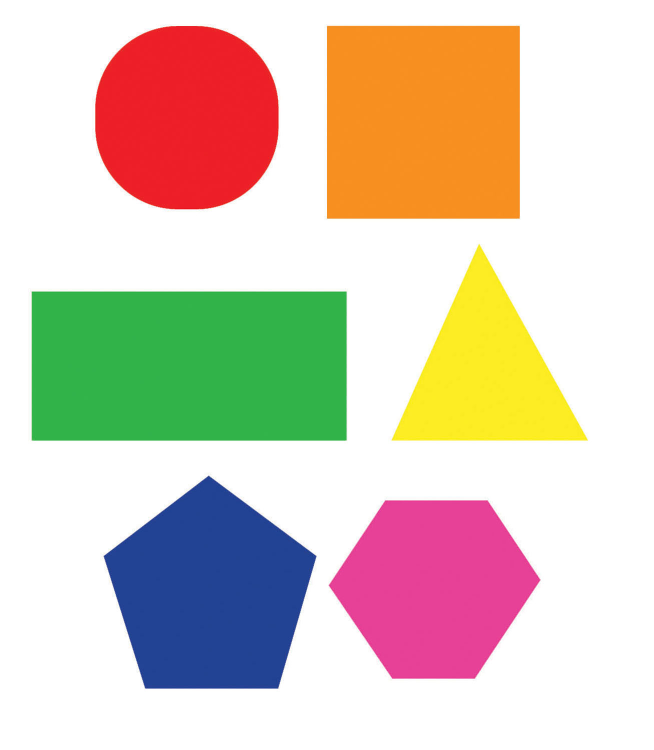
#> input picture pruebas/imgs/shapes3.jpg, 1308 x 1500 px (shown at 1/2 size)
$ python shape_d.py
#> lines starting #> are read from the running program, lines starting #| are printed output that depends on the picture; after the words box and inside, x2 and y2 are one past the last pixel; in counts of white or black regions, pixels touching at a corner belong together
import cv2
import numpy as np

def stackImages(scale,imgArray):
    rows = len(imgArray)
    cols = len(imgArray[0])
    rowsAvailable = isinstance(imgArray[0], list)
    width = imgArray[0][0].shape[1]
    height = imgArray[0][0].shape[0]
    if rowsAvailable:
        for x in range ( 0, rows):
            for y in range(0, cols):
                if imgArray[x][y].shape[:2] == imgArray[0][0].shape [:2]:
                    imgArray[x][y] = cv2.resize(imgArray[x][y], (0, 0), None, scale, scale)
                else:
                    imgArray[x][y] = cv2.resize(imgArray[x][y], (imgArray[0][0].shape[1], imgArray[0][0].shape[0]), None, scale, scale)
                if len(imgArray[x][y].shape) == 2: imgArray[x][y]= cv2.cvtColor( imgArray[x][y], cv2.COLOR_GRAY2BGR)
        imageBlank = np.zeros((height, width, 3), np.uint8)
        hor = [imageBlank]*rows
        hor_con = [imageBlank]*rows
        for x in range(0, rows):
            hor[x] = np.hstack(imgArray[x])
        ver = np.vstack(hor)
    else:
        for x in range(0, rows):
            if imgArray[x].shape[:2] == imgArray[0].shape[:2]:
                imgArray[x] = cv2.resize(imgArray[x], (0, 0), None, scale, scale)
            else:
                imgArray[x] = cv2.resize(imgArray[x], (imgArray[0].shape[1], imgArray[0].shape[0]), None,scale, scale)
            if len(imgArray[x].shape) == 2: imgArray[x] = cv2.cvtColor(imgArray[x], cv2.COLOR_GRAY2BGR)
        hor= np.hstack(imgArray)
        ver = hor
    return ver

def get_countours(img):
    countours, hierachy = cv2.findContours(img,cv2.RETR_EXTERNAL,cv2.CHAIN_APPROX_NONE)
    for cnt in countours:
        area = cv2.contourArea(cnt)
        if area > 500:
            cv2.drawContours(img_c,cnt,-1,(255,0,0),3)
            peri = cv2.arcLength(cnt,True)
            aprox = cv2.approxPolyDP(cnt,0.02*peri,True)
            print(f'Num lados: {len(aprox)}')
            obj_cor = len(aprox)
            x,y,w,h = cv2.boundingRect(aprox)

            if obj_cor == 3: shape ='Tri'
            elif obj_cor == 5: shape ='Penta'
            elif obj_cor == 6: shape ='Hexa'
            elif obj_cor == 4:
                asp_r = w/float(h)
                if asp_r >0.95 and asp_r < 1.05:
                    shape = 'Cuadra'
                else: shape = 'Rect'
            elif obj_cor> 6: shape ='Circle'
            else:
                shape = 'None'
            cv2.rectangle(img_s,(x,y),(x+w,y+h),(0,0,0),5)
            cv2.putText(img_s,shape,(x+(w//2)-50, y + (h//2)-10), cv2.FONT_HERSHEY_COMPLEX,3.5,(0,0,0),2)

path = 'imgs/shapes3.jpg'
img = cv2.imread(path)
#> img is the input picture: shape (1500, 1308, 3); mean B, G, R 187.1, 203.2, 218
img_c = img.copy()
img_s = img.copy()

imgGray = cv2.cvtColor(img,cv2.COLOR_BGR2GRAY)
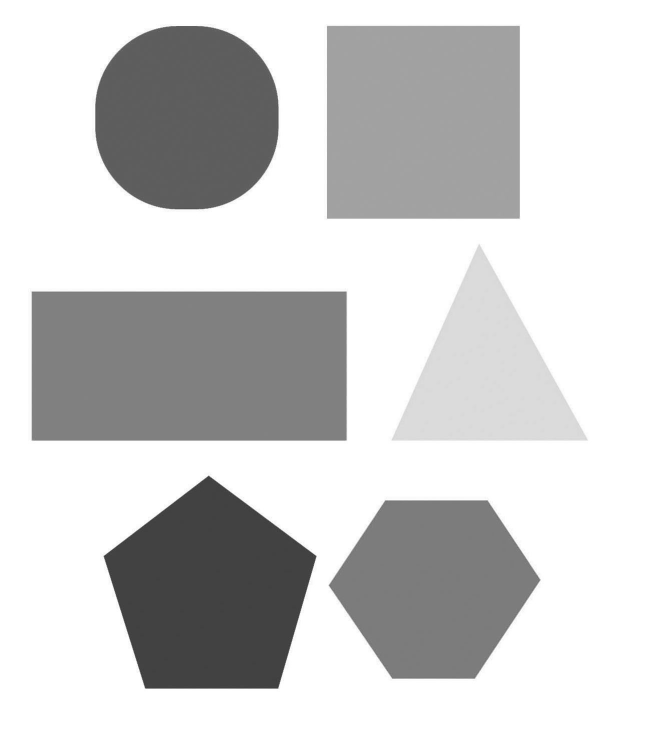
#> imgGray: shape (1500, 1308) (shown at 1/2 size); min 50, max 255, mean 205.7
imgBlur = cv2.GaussianBlur(imgGray,(7,7),1)
imgCanny = cv2.Canny(imgBlur,50,50)
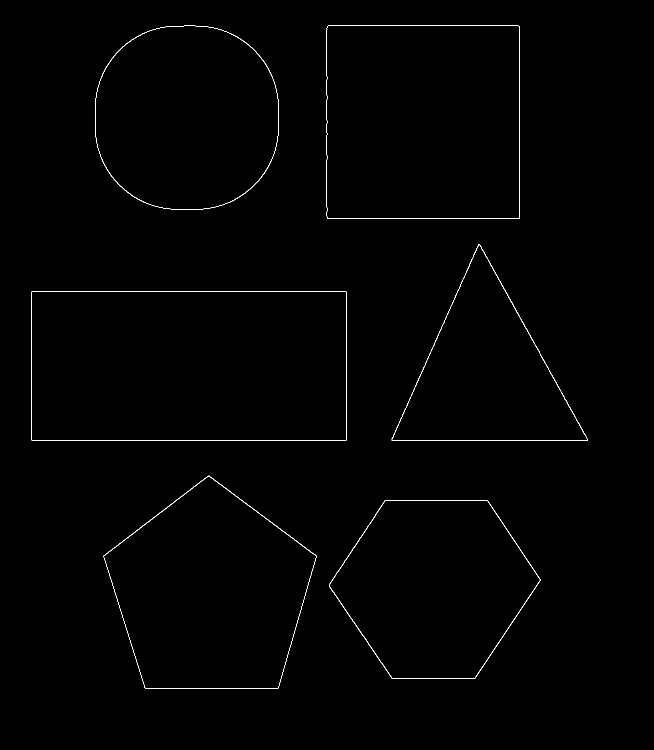
#> imgCanny: shape (1500, 1308) (shown at 1/2 size); 0.48% white in thin lines or dots, all inside (x1, y1, x2, y2) = (63, 51, 1176, 1378)

get_countours(imgCanny)
#> in get_countours, `countours, hierachy = cv2.findContours(img,cv2.RETR_EXTERNAL,cv2.CHAIN..`: countours = 6 contours; box (x1, y1, x2, y2) and area: (63, 583, 694, 882) 187732, (653, 51, 1040, 438) 148941, (207, 951, 633, 1378) 126110, (190, 51, 558, 419) 111080, (658, 1000, 1081, 1358) 108384, (783, 488, 1176, 882) 77669
#> the loop in get_countours, `for cnt in countours:` made 6 passes
#> (area, peri, aprox, obj_cor, x, y, w, h) on passes 3, 5: (187732, 1853.7, [[63, 583], [63, 880], [693, 878], [692, 583]], 4, 63, 583, 631, 298), (148941, 1546.3, [[654, 52], [654, 436], [1038, 437], [1039, 52]], 4, 654, 52, 386, 386)
#> (area, peri, aprox, obj_cor, x, y, w, h) on pass 4: (77669, 1358.6, [[957, 488], [783, 880], [1175, 880]], 3, 783, 488, 393, 393)
#| Num lados: 6
#| Num lados: 5
#| Num lados: 4
#| Num lados: 3
#| Num lados: 4
#| Num lados: 8
#> after the loop in get_countours, `for cnt in countours:`:
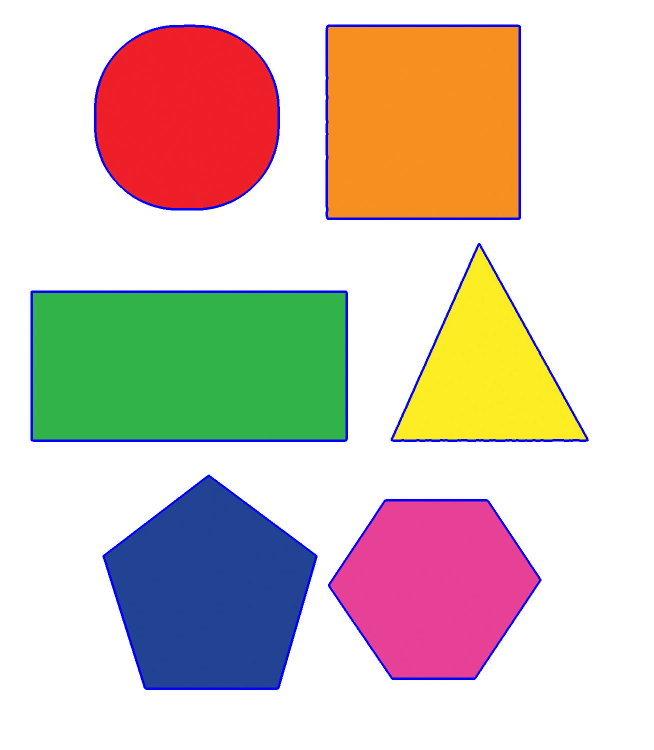
#> img_c: shape (1500, 1308, 3) (shown at 1/2 size); 2.02% of pixels changed, all inside (x1, y1, x2, y2) = (61, 49, 1178, 1380)
#> after the loop in get_countours, `for cnt in countours:`:
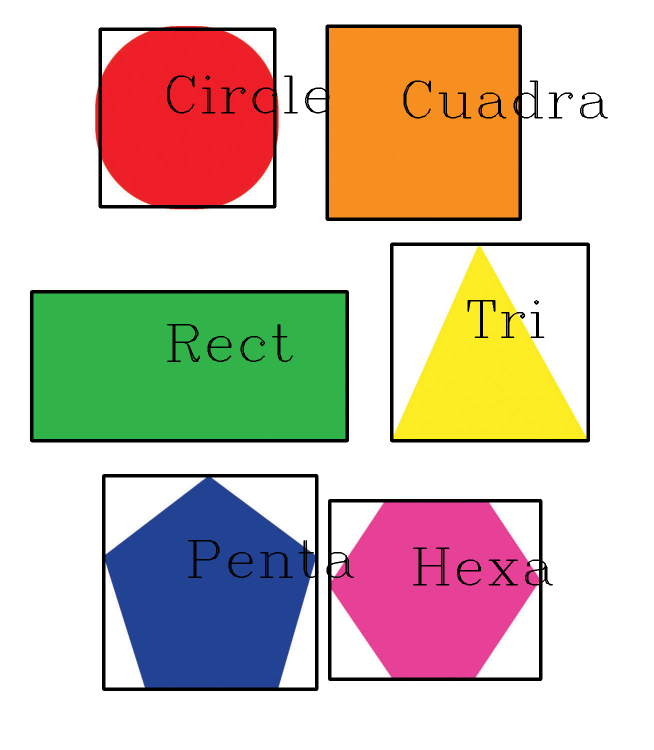
#> img_s: shape (1500, 1308, 3) (shown at 1/2 size); 4.44% of pixels changed, all inside (x1, y1, x2, y2) = (60, 49, 1216, 1382)

imgs_stacked = stackImages(0.23,([img,imgGray,imgBlur],[img_c,img_s,imgCanny]))
#> after the loop in stackImages, `for x in range(0, rows):`: hor = 2 items
#> in stackImages, `ver = np.vstack(hor)`:
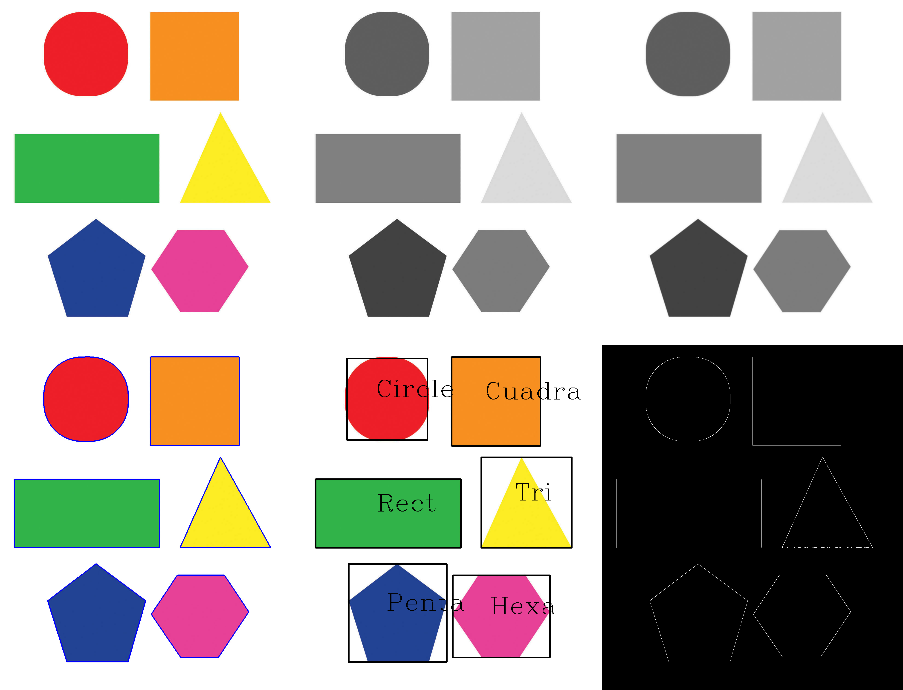
#> ver: shape (690, 903, 3); mean of channels 0, 1, 2 161.2, 168.2, 175.4; drawn as B, G, R
cv2.imshow('Shapes ',imgs_stacked)
cv2.waitKey(0)
